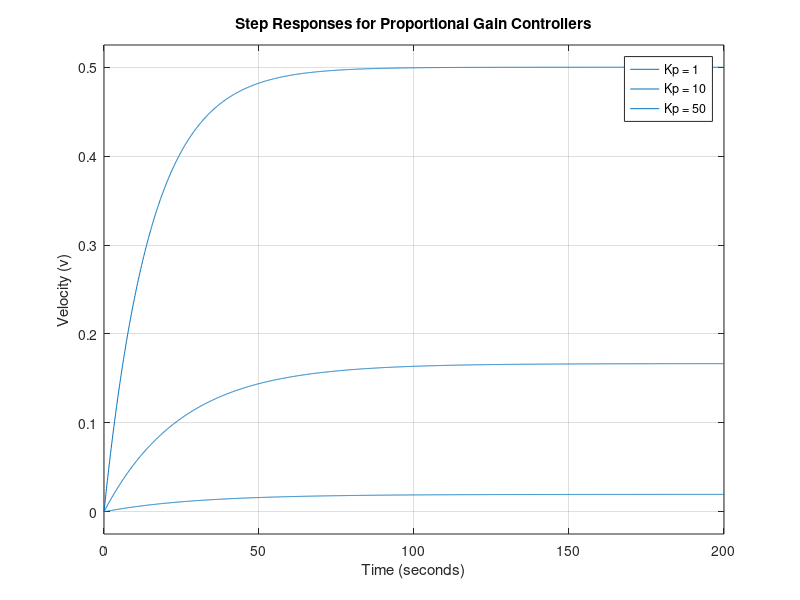

The MATLAB source for this figure: (Note: this script raises an error after producing the figure.)
% Given system properties
m = 1500; % mass of the vehicle in kg
b = 50;   % damping coefficient in N.s/m
u = 10;   % reference speed in m/s

% Define the system as a transfer function
s = tf('s');
P_car = 1/(m*s + b);

% Proportional gains
Kp_values = [1, 10, 50];

% Plot the step responses
figure;
for Kp = Kp_values
    % Create a proportional controller
    C = pid(Kp);
    
    % The closed-loop system with the controller
    T = feedback(C*P_car,1);
    
    % Step response for the closed-loop system
    step(T,0:0.1:200);
    hold on;
end

% Customize the plot
title('Step Responses for Proportional Gain Controllers');
xlabel('Time (seconds)');
ylabel('Velocity (v)');
legend('Kp = 1','Kp = 10','Kp = 50');
hold off;

% Define the plant
P_car = 1/(m*s + b);

% Initial guess for the PID controller
Kp = 100; Ki = 1; Kd = 1;
C = pid(Kp, Ki, Kd);

% Open the PID Tuner
pidTuner(P_car, C);